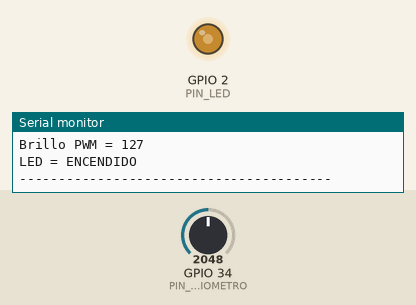
Simulated run of this sketch. Board: ESP32. On the bench: output pins drawn as LEDs (lit = HIGH), the last lines printed to the serial monitor. The test bench sets the inputs (shaded band); at power-on: GPIO 34 (PIN_POTENCIOMETRO) = 2048.

Above: at 1.2 s.
1.3 s: GPIO 34 (PIN_POTENCIOMETRO) set to 2866
At 2.9 s:
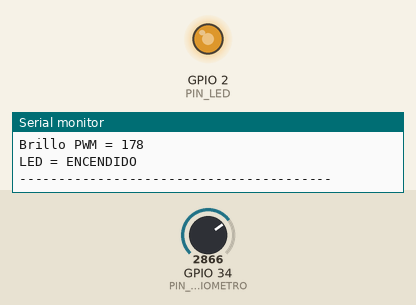
4.1 s: GPIO 34 (PIN_POTENCIOMETRO) set to 3603
At 5.9 s:
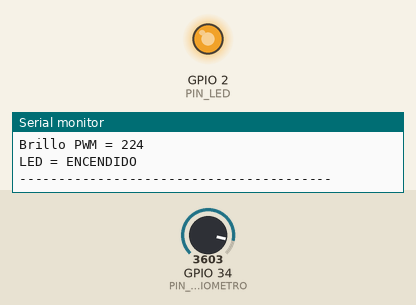
6.5 s: GPIO 34 (PIN_POTENCIOMETRO) set to 2047
At 8.9 s:
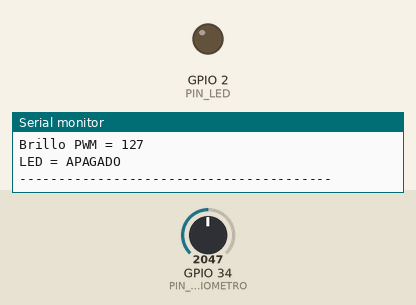
Timing chart, 0 to 10.4 s (numbered marks = the images above; inputs shaded):
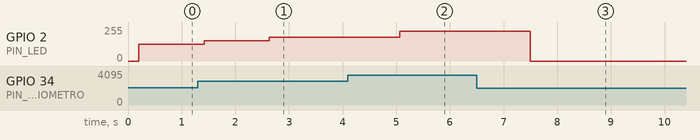

The sketch:

codigoardunioESP32.ino
```cpp
/*
  Práctica final adaptada para ESP32
  ESP32 + potenciómetro + LED + funciones + punteros + arreglo.
*/

// --- CONSTANTES MODIFICADAS PARA ESP32 ---
const int PIN_POTENCIOMETRO = 34; // GPIO 34 (Entrada Analógica ADC1)
const int PIN_LED = 2;            // GPIO 2 (Pin del LED)
const int ADC_MAX = 4095;         // ESP32 tiene resolución de 12 bits
const int PWM_MAX = 255;          // Rango estándar de analogWrite (8 bits)
const float VREF = 3.3;           // ESP32 trabaja a 3.3V

// --- CONSTANTES DE CONFIGURACIÓN ---
const int CANTIDAD_LECTURAS = 10;
const int PAUSA_ENTRE_LECTURAS_MS = 20;
const int PAUSA_CICLO_MS = 1000;
const int UMBRAL_LED = 50; // Umbral en porcentaje (50%)

// --- FUNCIONES (Mantienen la misma lógica analítica) ---

void tomarLecturas(int pin, int datos[], int cantidad, int pausaMs) {
  if (datos == nullptr || cantidad <= 0) return;

  for (int i = 0; i < cantidad; i++) {
    datos[i] = analogRead(pin); // Lee entre 0 y 4095
    delay(pausaMs);
  }
}

void analizarLecturas(int datos[], int cantidad, int *promedio, int *minimo, int *maximo) {
  if (datos == nullptr || promedio == nullptr || minimo == nullptr || maximo == nullptr || cantidad <= 0) return;

  long suma = 0;
  *minimo = datos[0];
  *maximo = datos[0];

  for (int i = 0; i < cantidad; i++) {
    suma = suma + datos[i];
    if (datos[i] < *minimo) *minimo = datos[i];
    if (datos[i] > *maximo) *maximo = datos[i];
  }
  *promedio = (int)(suma / cantidad);
}

void convertirPromedio(int promedioADC, float *voltaje, int *porcentaje, int *brilloPWM) {
  if (voltaje == nullptr || porcentaje == nullptr || brilloPWM == nullptr) return;

  // Se usa (long) para evitar desbordamientos en las multiplicaciones
  *voltaje = (promedioADC * VREF) / ADC_MAX;
  *porcentaje = (int)((long)promedioADC * 100L / ADC_MAX);
  *brilloPWM = (int)((long)promedioADC * PWM_MAX / ADC_MAX);
}

void decidirEstadoLED(int porcentaje, int umbral, int *estadoLED) {
  if (estadoLED == nullptr) return;

  if (porcentaje >= umbral) {
    *estadoLED = HIGH;
  } else {
    *estadoLED = LOW;
  }
}

void aplicarSalidaLED(int pinLED, int estadoLED, int brilloPWM) {
  if (estadoLED == LOW) {
    analogWrite(pinLED, 0);
  } else {
    analogWrite(pinLED, brilloPWM); // Controla el brillo en el ESP32
  }
}

void mostrarLecturas(int datos[], int cantidad) {
  if (datos == nullptr || cantidad <= 0) return;
  Serial.print("Lecturas: ");
  for (int i = 0; i < cantidad; i++) {
    Serial.print(datos[i]);
    Serial.print(" ");
  }
  Serial.println();
}

void mostrarReporte(int promedio, int minimo, int maximo, float voltaje, int porcentaje, int brilloPWM, int estadoLED) {
  Serial.print("Promedio ADC = "); Serial.println(promedio);
  Serial.print("Minimo ADC = ");   Serial.println(minimo);
  Serial.print("Maximo ADC = ");   Serial.println(maximo);
  Serial.print("Voltaje = ");      Serial.print(voltaje, 2); Serial.println(" V");
  Serial.print("Porcentaje = ");   Serial.print(porcentaje); Serial.println(" %");
  Serial.print("Brillo PWM = ");   Serial.println(brilloPWM);
  Serial.print("LED = ");
  if (estadoLED == HIGH) {
    Serial.println("ENCENDIDO");
  } else {
    Serial.println("APAGADO");
  }
  Serial.println("----------------------------------------");
}

// --- FLUJO PRINCIPAL ---

void setup() {
  Serial.begin(115200);
  pinMode(PIN_LED, OUTPUT);
}

void loop() {
  int lecturas[CANTIDAD_LECTURAS];
  int promedio = 0, minimo = 0, maximo = 0;
  float voltaje = 0.0;
  int porcentaje = 0, brilloPWM = 0;
  int estadoLED = LOW;

  tomarLecturas(PIN_POTENCIOMETRO, lecturas, CANTIDAD_LECTURAS, PAUSA_ENTRE_LECTURAS_MS);
  analizarLecturas(lecturas, CANTIDAD_LECTURAS, &promedio, &minimo, &maximo);
  convertirPromedio(promedio, &voltaje, &porcentaje, &brilloPWM);
  decidirEstadoLED(porcentaje, UMBRAL_LED, &estadoLED);
  aplicarSalidaLED(PIN_LED, estadoLED, brilloPWM);

  mostrarLecturas(lecturas, CANTIDAD_LECTURAS);
  mostrarReporte(promedio, minimo, maximo, voltaje, porcentaje, brilloPWM, estadoLED);

  delay(PAUSA_CICLO_MS);
}
```

Measured:
- after the input at 1.3 s, GPIO 2 (PIN_LED): 127/255 → 153/255 after 0.12 s, → 178/255 1.2 s later
- after the input at 4.1 s, GPIO 2 (PIN_LED): 178/255 → 224/255 after 0.96 s
- after the input at 6.5 s, GPIO 2 (PIN_LED): 224/255 → 0/255 after 1.0 s
